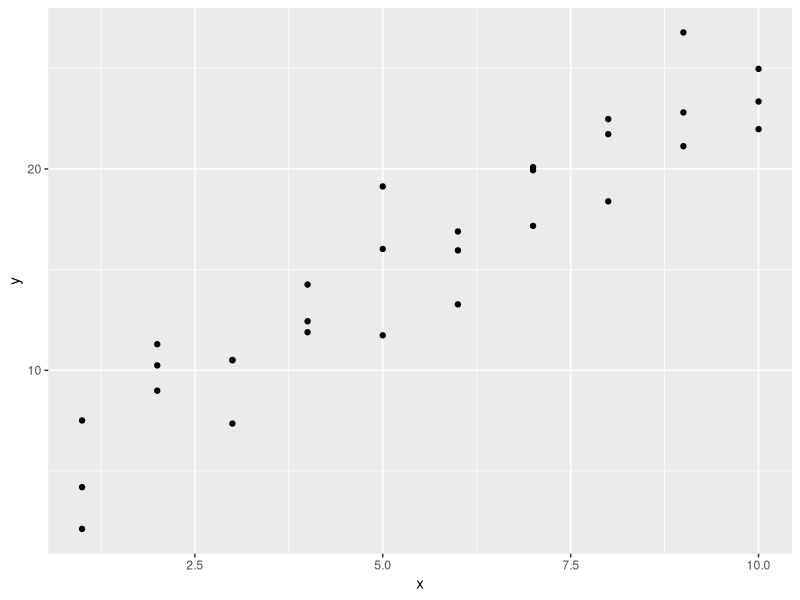
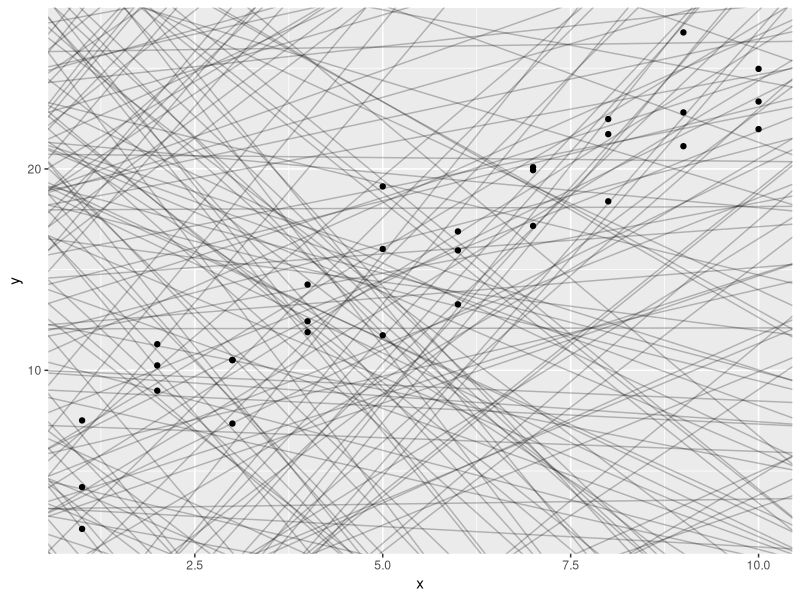
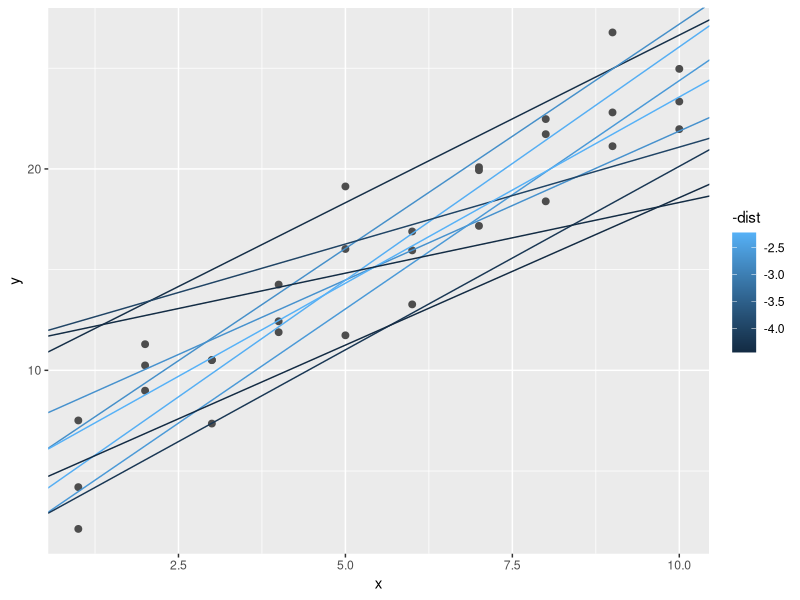
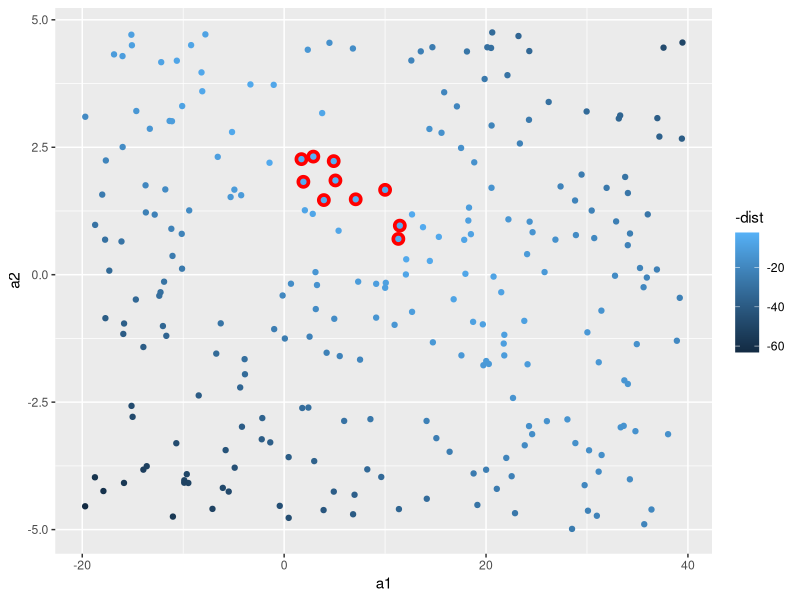
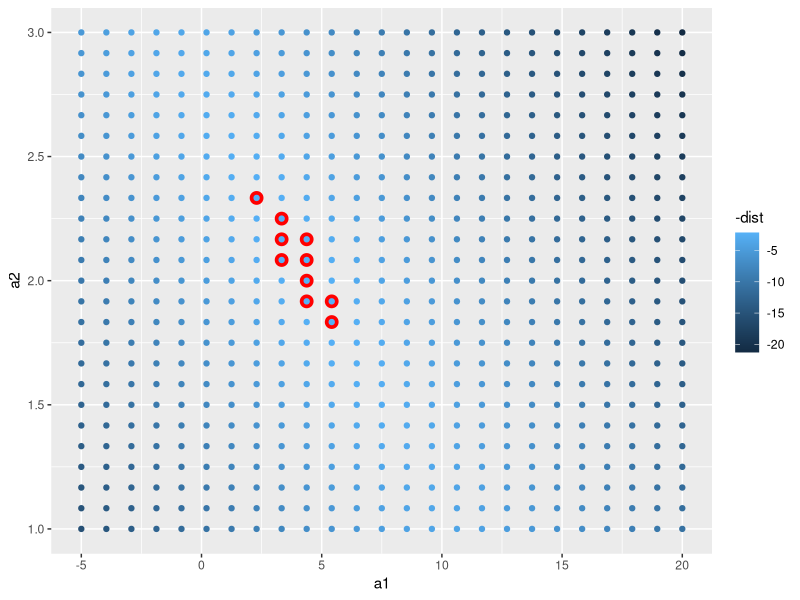
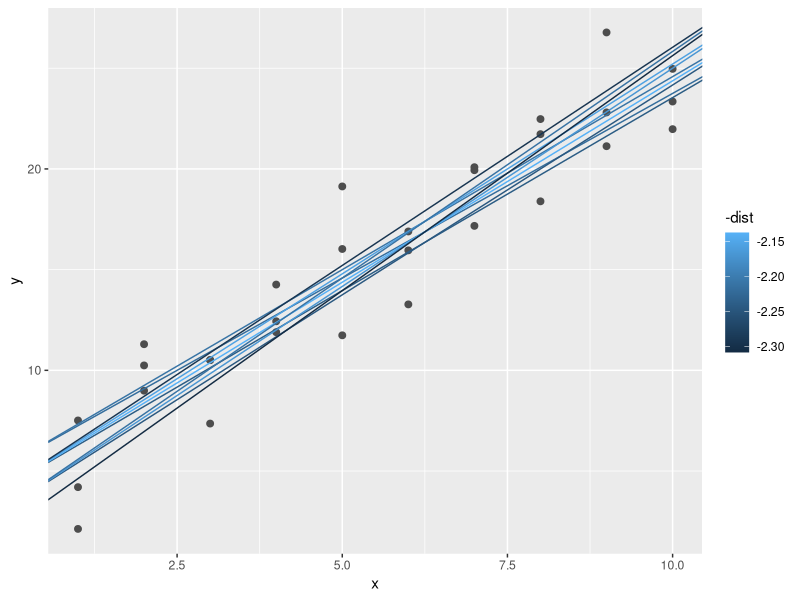
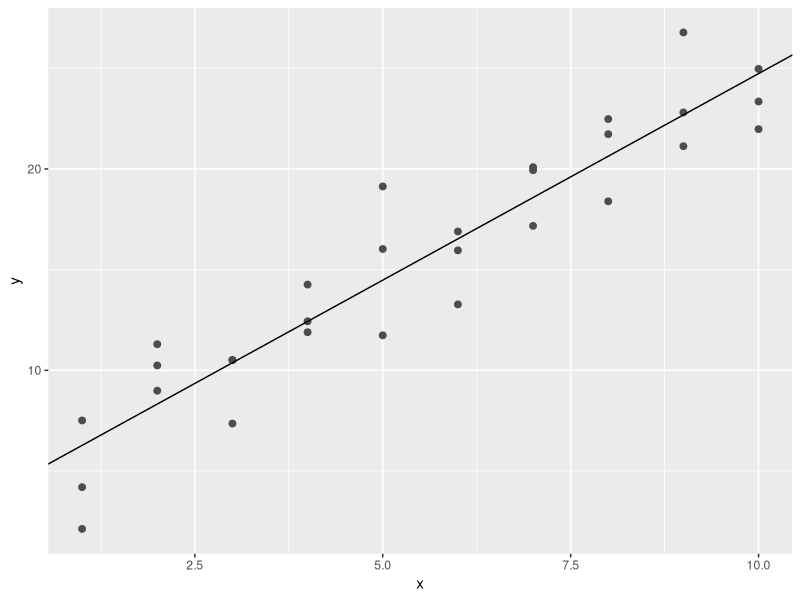
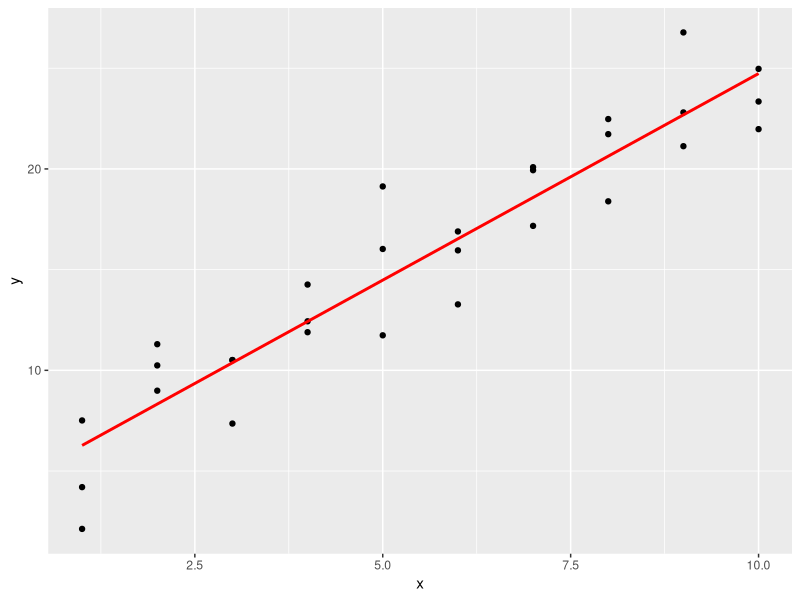

The R script that drew these images, in order:
## ---- chunk 1
knitr::opts_chunk$set(echo = TRUE,
                       warning = FALSE, message = FALSE)
## ---- chunk 2
library(tidyverse)
library(modelr)
options(na.action = na.warn)
## ---- chunk 3
ggplot(sim1, aes(x, y)) +
  geom_point()
## ---- chunk 4
models <- tibble(
  a1 = runif(250, -20, 40),
  a2 = runif(250, -5, 5)
)
## ---- chunk 5
ggplot(sim1, aes(x, y)) +
  geom_abline(
    aes(intercept = a1, slope = a2),
    data = models, alpha = 1/4
  ) +
  geom_point()
## ---- chunk 6
model1 <- function(a, data) {
  a[1] + data$x * a[2]
}
## ---- chunk 7
model1(c(7, 1.5), sim1)
## ---- chunk 8
measure_distance <- function(mod, data) {
  diff <- data$y - model1(mod, data)
  sqrt(mean(diff ^ 2))
}
## ---- chunk 9
measure_distance(c(7, 1.5), sim1)
## ---- chunk 10
sim1_dist <- function(a1, a2) {
  measure_distance(c(a1, a2), sim1)
}
## ---- chunk 11
models <- models %>%
  mutate(dist = purrr::map2_dbl(a1, a2, sim1_dist))
## ---- chunk 12
models
## ---- chunk 13
ggplot(sim1, aes(x, y)) +
  geom_point(size = 2, color = "grey30") +
  geom_abline(
    aes(intercept = a1, slope = a2, color = -dist),
    data = filter(models, rank(dist) <= 10)
  )
## ---- chunk 14
ggplot(models, aes(a1, a2)) +
  geom_point(
    data = filter(models, rank(dist) <= 10),
    size = 4, color = "red"
  ) + 
  geom_point(aes(colour = -dist))
## ---- chunk 15
grid <- expand.grid(
  a1 = seq(-5, 20, length = 25),
  a2 = seq(1, 3, length = 25)
) %>%
  mutate(dist = purrr::map2_dbl(a1, a2, sim1_dist))
## ---- chunk 16
grid %>%
  ggplot(aes(a1, a2)) +
  geom_point(
    data = filter(grid, rank(dist) <= 10),
    size = 4, colour = "red"
  ) +
  geom_point(aes(color = -dist))
## ---- chunk 17
ggplot(sim1, aes(x, y)) +
  geom_point(size = 2, color = "grey30") +
  geom_abline(
    aes(intercept = a1, slope = a2, color = -dist),
    data = filter(grid, rank(dist) <= 10)
  )
## ---- chunk 18
best <- optim(c(0, 0), measure_distance, data = sim1)
## ---- chunk 19
best$par
## ---- chunk 20
ggplot(sim1, aes(x, y)) +
  geom_point(size = 2, color = "grey30") +
  geom_abline(intercept = best$par[1], slope = best$par[2])
## ---- chunk 21
sim1_mod <- lm(y ~ x, data = sim1)
## ---- chunk 22
coef(sim1_mod)
## ---- chunk 23
grid <- sim1 %>%
  data_grid(x)
## ---- chunk 24
grid
## ---- chunk 25
grid <- grid %>%
  add_predictions(sim1_mod)
## ---- chunk 26
grid
## ---- chunk 27
ggplot(sim1, aes(x)) +
  geom_point(aes(y = y)) +
  geom_line(
    aes(y = pred),
    data = grid,
    colour = "red",
    size = 1
  )
## ---- chunk 28
sim1 <- sim1 %>%
  add_residuals(sim1_mod)
## ---- chunk 29
sim1
## ---- chunk 30
ggplot(sim1, aes(resid)) +
  geom_freqpoly(binwidth = 0.5)
## ---- chunk 31
ggplot(sim1, aes(x, resid)) +
  geom_ref_line(h = 0) +
  geom_point()
## ---- chunk 32
df <- tribble(
  ~y, ~x1, ~x2,
  4,2,5,
  5,1,6
)
## ---- chunk 33
model_matrix(df, y ~ x1)
## ---- chunk 34
model_matrix(df, y ~ x1 - 1)
## ---- chunk 35
model_matrix(df, y ~ x1 + x2)
## ---- chunk 36
df <- tribble(
  ~ sex, ~ response,
  "male", 1,
  "female", 2,
  "male", 1
)
## ---- chunk 37
model_matrix(df, response ~ sex)
## ---- chunk 38
ggplot(sim2) +
  geom_point(aes(x, y))
## ---- chunk 39
mod2 <- lm(y ~ x, data = sim2)
## ---- chunk 40
grid <- sim2 %>%
  data_grid(x) %>%
  add_predictions(mod2)
## ---- chunk 41
grid
## ---- chunk 42
ggplot(sim2, aes(x)) +
  geom_point(aes(y = y)) +
  geom_point(
    data = grid,
    aes(y = pred),
    color = "red",
    size=4 
  )
## ---- chunk 43
ggplot(sim3, aes(x1, y)) +
  geom_point(aes(color = x2))
## ---- chunk 44
mod1 <- lm(y ~ x1 + x2, data = sim3)
## ---- chunk 45
mod2 <- lm(y ~ x1 * x2, data = sim3)
## ---- chunk 46
grid <- sim3 %>%
  data_grid(x1, x2) %>%
  gather_predictions(mod1, mod2)
## ---- chunk 47
grid
## ---- chunk 48
ggplot(sim3, aes(x1, y, color = x2)) +
  geom_point() +
  geom_line(data = grid, aes(y = pred)) +
  facet_wrap(~ model)
## ---- chunk 49
sim3 <- sim3 %>%
  gather_residuals(mod1, mod2)
## ---- chunk 50
ggplot(sim3, aes(x1, resid, color = x2)) +
  geom_point() +
  facet_grid(model ~ x2)
## ---- chunk 51
mod1 <- lm(y ~ x1 + x2, data = sim4)
## ---- chunk 52
mod2 <- lm(y ~ x1 * x2, data = sim4)
## ---- chunk 53
grid <- sim4 %>%
  data_grid(
    x1 = seq_range(x1, 5),
    x2 = seq_range(x2, 5)
  ) %>%
  gather_predictions(mod1, mod2)
## ---- chunk 54
grid
## ---- chunk 55
seq_range(c(0.0123, 0.923423), n = 5)
## ---- chunk 56
seq_range(c(0.0123, 0.923423), n = 5, pretty = TRUE)
## ---- chunk 57
x1 <- rcauchy(100)
## ---- chunk 58
seq_range(x1, n = 5)
## ---- chunk 59
seq_range(x1, n = 5, trim = 0.10)
## ---- chunk 60
seq_range(x1, n = 5, trim = 0.25)
## ---- chunk 61
seq_range(x1, n = 5, trim = 0.50)
## ---- chunk 62
x2 <- c(0, 1)
## ---- chunk 63
seq_range(x2, n = 5)
## ---- chunk 64
seq_range(x2, n = 5, expand = 0.10)
## ---- chunk 65
seq_range(x2, n = 5, expand = 0.25)
## ---- chunk 66
seq_range(x2, n = 5, expand = 0.50)
## ---- chunk 67
ggplot(grid, aes(x1, x2)) +
  geom_tile(aes(fill = pred)) +
  facet_wrap(~ model)
## ---- chunk 68
ggplot(grid, aes(x1, pred, color = x2, group = x2)) +
  geom_line() +
  facet_wrap(~ model)
## ---- chunk 69
ggplot(grid, aes(x2, pred, color = x1, group = x1)) +
  geom_line() +
  facet_wrap(~ model)
## ---- chunk 70
df <- tribble(
  ~y, ~x,
  1, 1,
  2, 2,
  3, 3
)
## ---- chunk 71
model_matrix(df, y ~ x^2 + x)
## ---- chunk 72
model_matrix(df, y ~ I(x^2) + x)
## ---- chunk 73
model_matrix(df, y ~ poly(x, 2))
## ---- chunk 74
library(splines)
## ---- chunk 75
model_matrix(df, y ~ ns(x, 2))
## ---- chunk 76
sim5 <- tibble(
  x = seq(0, 3.5 * pi, length = 50),
  y = 4 * sin(x) + rnorm(length(x))
)
## ---- chunk 77
ggplot(sim5, aes(x, y)) +
  geom_point()
## ---- chunk 78
mod1 <- lm(y ~ ns(x, 1), data = sim5)
## ---- chunk 79
mod2 <- lm(y ~ ns(x, 2), data = sim5)

## ---- chunk 80
mod3 <- lm(y ~ ns(x, 3), data = sim5)
## ---- chunk 81
mod4 <- lm(y ~ ns(x, 4), data = sim5)
## ---- chunk 82
mod5 <- lm(y ~ ns(x, 5), data = sim5)
## ---- chunk 83
grid <- sim5 %>%
  data_grid(x = seq_range(x, n = 50, expand = 0.1)) %>%
  gather_predictions(mod1, mod2, mod3, mod4, mod5, .pred = "y")
## ---- chunk 84
ggplot(sim5, aes(x, y)) +
  geom_point() +
  geom_line(data = grid, color = "red") +
  facet_wrap(~ model)
## ---- chunk 85
df <- tribble(
  ~x, ~y,
  1, 2.2,
  2, NA,
  3, 3.5,
  4, 8.3,
  NA, 10
)
## ---- chunk 86
mod <- lm(y ~ x, data = df)
## ---- chunk 87
mod <- lm(y ~ x, data = df, na.action = na.exclude)
## ---- chunk 88
nobs(mod)
